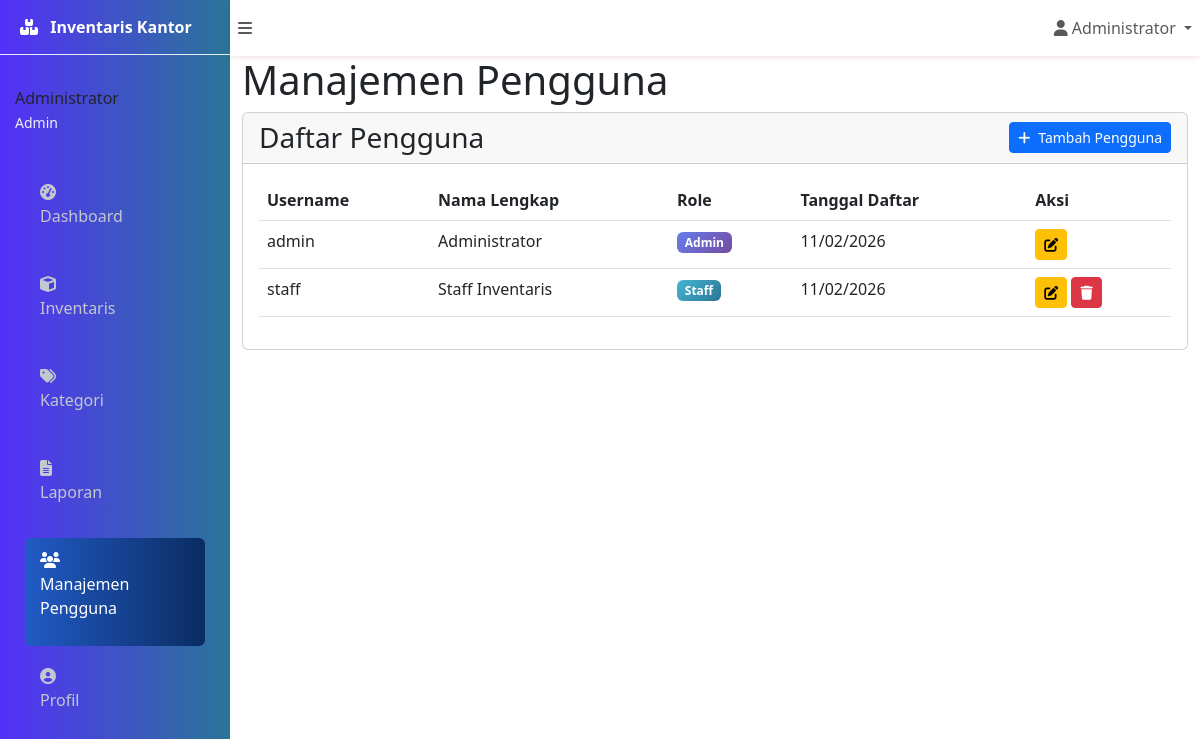
The page /pages/users/index.php (signed in) on the database its author committed.
### tables this page shows
CREATE TABLE users (
    id INT AUTO_INCREMENT PRIMARY KEY,
    username VARCHAR(50) UNIQUE NOT NULL,
    password VARCHAR(255) NOT NULL,
    nama_lengkap VARCHAR(100) NOT NULL,
    role ENUM('admin', 'staff') DEFAULT 'staff',
    created_at TIMESTAMP DEFAULT CURRENT_TIMESTAMP
);

### pages/users/index.php (the view, shortened to what this page needs)
<?php
require_once '../../includes/header.php';
require_once '../../includes/sidebar.php';
$db = getDB();
$stmt = $db->query("SELECT * FROM users ORDER BY created_at DESC");
$users = $stmt->fetchAll();
?>
<div class="content-wrapper">
    <div class="content-header">
        <div class="container-fluid">
            <div class="row mb-2">
                <div class="col-sm-6">
                    <h1 class="m-0">Manajemen Pengguna</h1>
                </div>
            </div>
        </div>
    </div>
    <div class="content">
        <div class="container-fluid">
            <div class="card">
                <div class="card-header d-flex justify-content-between align-items-center">
                    <h3 class="card-title mb-0">Daftar Pengguna</h3>
                    <a href="create.php" class="btn btn-primary btn-sm">
                        <i class="fas fa-plus me-1"></i> Tambah Pengguna
                    </a>
                </div>
                <div class="card-body">
                    <div class="table-responsive">
                        <table class="table table-hover">
                            <thead>
                                <tr>
                                    <th>Username</th>
                                    <th>Nama Lengkap</th>
                                    <th>Role</th>
                                    <th>Tanggal Daftar</th>
                                    <th>Aksi</th>
                                </tr>
                            </thead>
                            <tbody>
                                <?php foreach ($users as $user): ?>
                                <tr>
                                    <td><?= htmlspecialchars($user['username']) ?></td>
                                    <td><?= htmlspecialchars($user['nama_lengkap']) ?></td>
                                    <td>
                                        <span class="badge <?= $user['role'] === 'admin' ? 'bg-indigo' : 'bg-teal' ?>">
                                            <?= ucfirst($user['role']) ?>
                                        </span>
                                    </td>
                                    <td><?= date('d/m/Y', strtotime($user['created_at'])) ?></td>
                                    <td>
                                        <a href="edit.php?id=<?= $user['id'] ?>" class="btn btn-sm btn-warning">
                                            <i class="fas fa-edit"></i>
                                        </a>
                                        <?php if ($user['id'] !== $_SESSION['user_id']): ?>
                                        <a href="delete.php?id=<?= $user['id'] ?>" class="btn btn-sm btn-danger"
                                           onclick="return confirm('Yakin ingin menghapus pengguna ini?')">
                                            <i class="fas fa-trash"></i>
                                        </a>
                                        <?php endif; ?>
                                    </td>
                                </tr>
                                <?php endforeach; ?>
                            </tbody>
                        </table>
                    </div>
                </div>
            </div>
        </div>
    </div>
</div>

### includes/header.php (style rules this page uses)
html, body { height: 100%; overflow-x: hidden; }
.content-wrapper { margin-left: 230px; padding-top: 56px; width: calc(100% - 230px); }
.bg-indigo { background: linear-gradient(135deg, #667eea, #764ba2); color: white; }
.bg-teal { background: linear-gradient(135deg, #45b7d1, #2a7596); color: white; }

### rows shown on the page
users: username "admin", nama_lengkap "Administrator", role "Admin", created_at "11/02/2026"
users: username "staff", nama_lengkap "Staff Inventaris", role "Staff", created_at "11/02/2026"

### other values the page prints
$_SESSION['nama_lengkap'] "Administrator"
$role "Admin"
